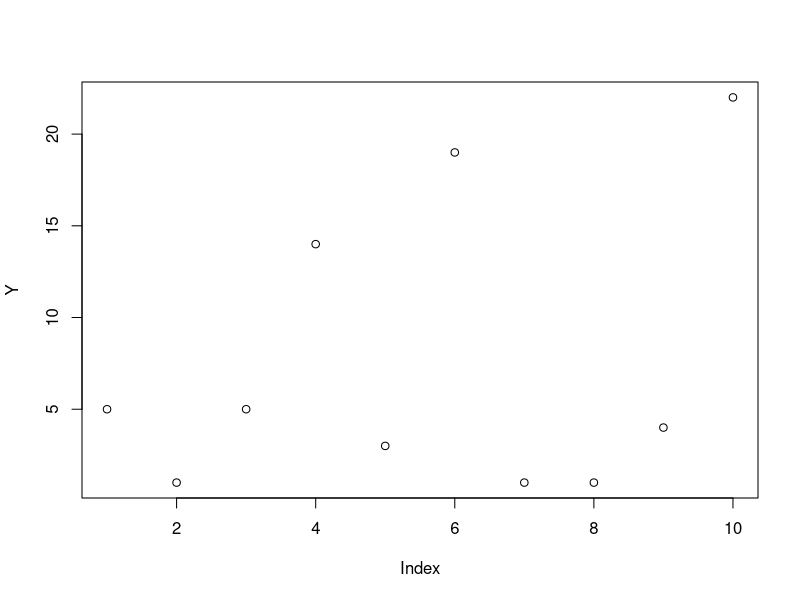
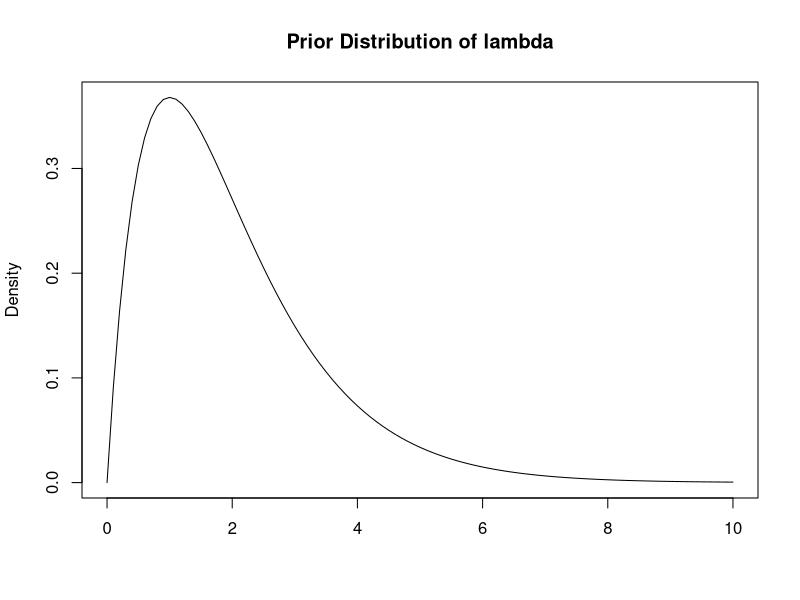
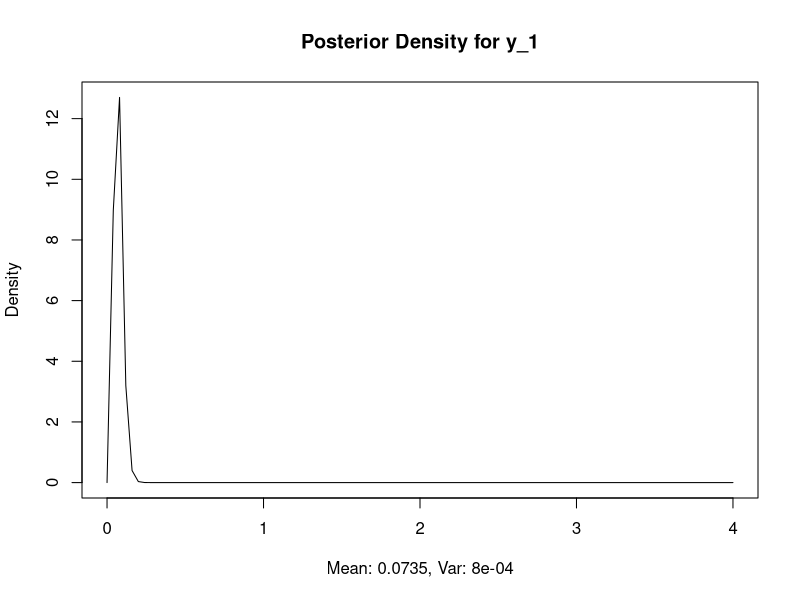
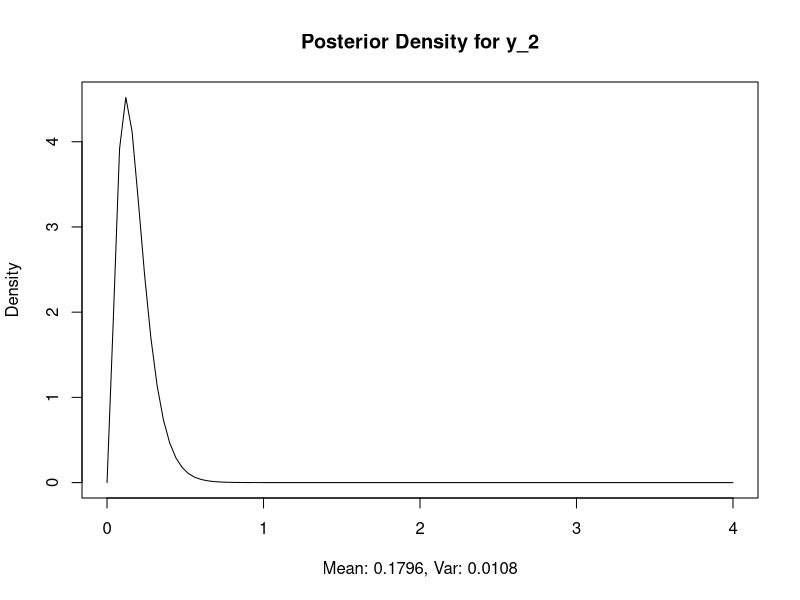
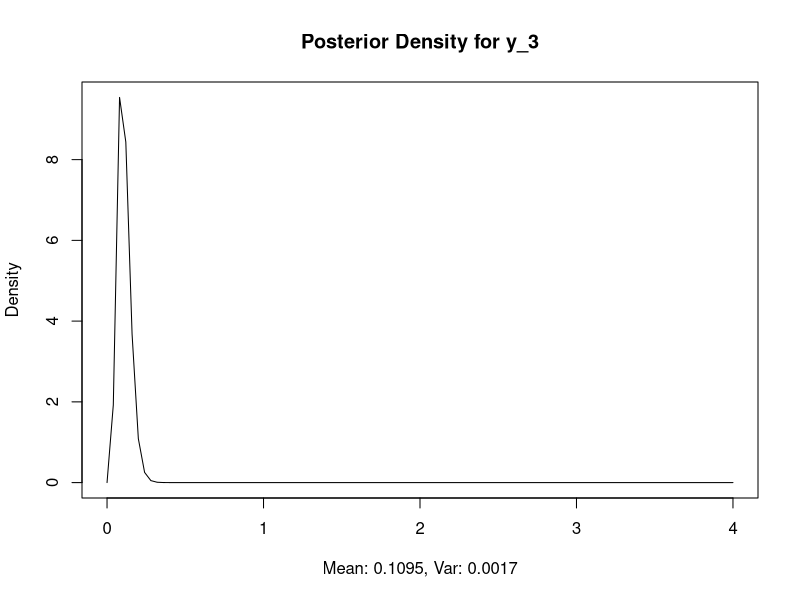
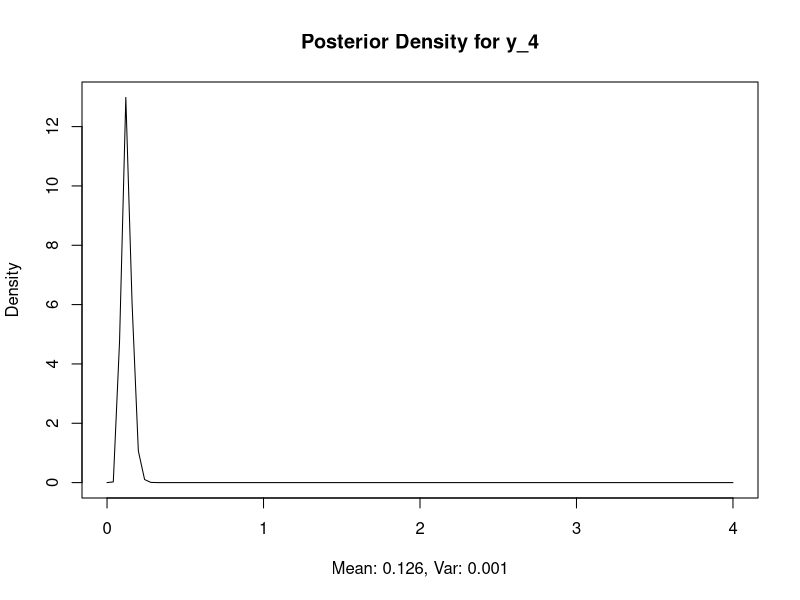
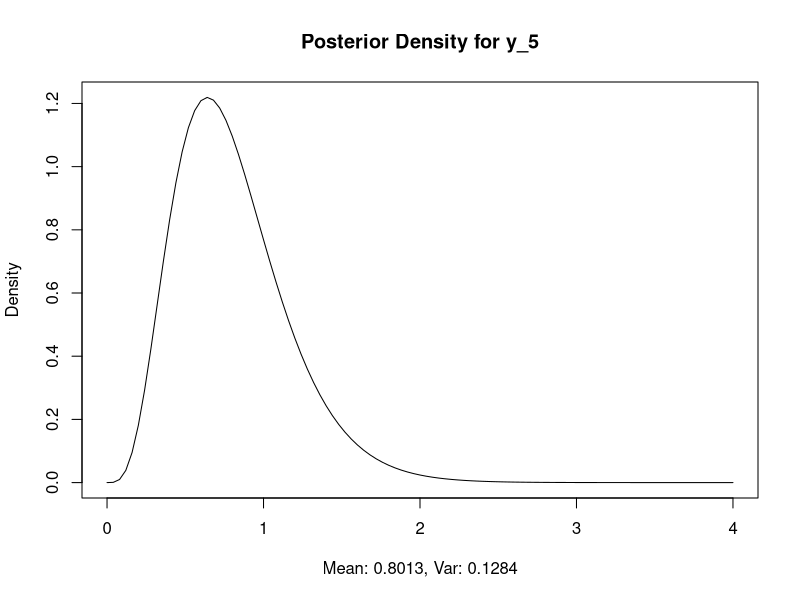
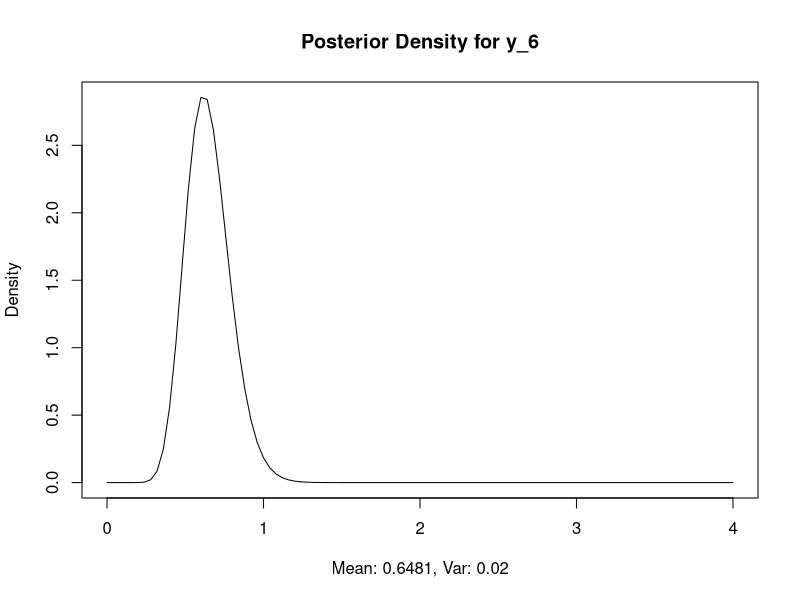

Here is the R script that generated these plots, in order:
rm(list=ls())
library(dplyr)

Y <- c(5, 1, 5, 14, 3, 19, 1, 1, 4, 22)
E <- c(94.3, 15.7, 62.9, 126, 5.24, 31.4, 1.05,  1.05,  2.1, 10.5)
N <- length(Y)

plot(Y)
a0 <- 2 # hyperparamter alpha
b0 <- 1 # hyperparamter beta
cat("prior mean of lambda = ", a0/b0, "\n")
cat("prior var of lambda = ", a0/b0^2, "\n")
curve(dgamma(x, a0, b0), 0, 10, main="Prior Distribution of lambda", 
      ylab="Density", xlab="")

for(i in 1:N){
    a_i <- a0 + Y[i]
    b_i <- b0 + E[i]
    post_mean_i <- a_i/b_i
    post_var_i <- a_i/b_i^2
    title_ <- paste0("Posterior Density for y_", i)
    xlab_ <- paste0("Mean: ", round(post_mean_i, 4), 
                    ", Var: ", round(post_var_i, 4))
    curve(dgamma(x, a_i, b_i), 0, 4, main=title_, ylab="Density", xlab=xlab_)
}

# now use hyperprior to reduce parameter dependency 
ha <- .1 
hb <- 1
nchain <- 100000
burnin <- 10000
lambda.post <- matrix(1, nrow=N, ncol=nchain)
b0.post <- rep(.1, nchain)

for(i in 2:nchain){
    lambda.post[,i] <- lambda <- rgamma(N, a0 + Y, b0 + E)
    b0.post[i] <- b0 <- rgamma(1, N * a0 + ha, sum(lambda.post[,i]) + hb)
}

for(i in 1:N){
    title_ <- paste0("Posterior Density for y_", i)
    hist(lambda.post[i, burnin:nchain], main=title_, nclass=30)
}

hist(b0.post[burnin:nchain], main="Posterior of Beta", nclass=30)

# now use MH in gibbs samplling to put an exponential prior on alpha
